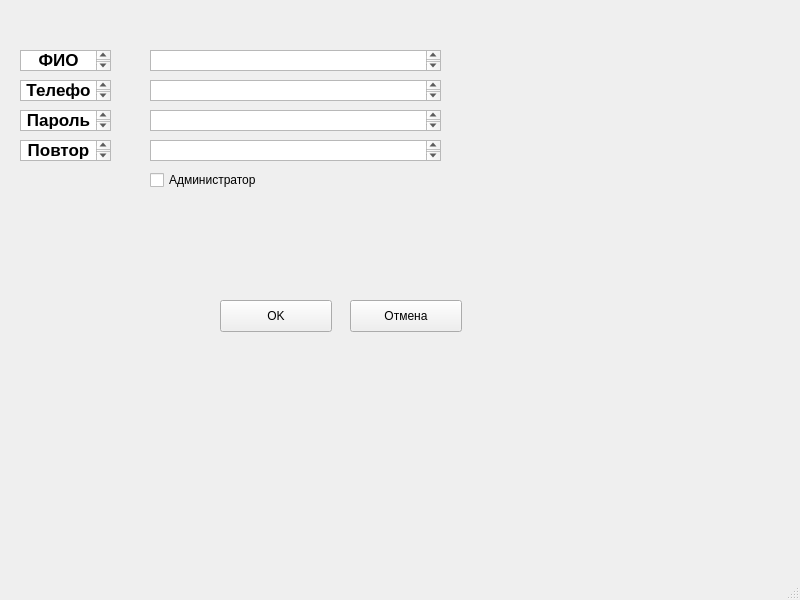
<?xml version="1.0" encoding="UTF-8"?>
<ui version="4.0">
 <class>TapTaxi</class>
 <widget class="QMainWindow" name="TapTaxi">
  <property name="geometry">
   <rect>
    <x>0</x>
    <y>0</y>
    <width>800</width>
    <height>600</height>
   </rect>
  </property>
  <property name="windowTitle">
   <string>TapTaxi</string>
  </property>
  <widget class="QWidget" name="centralwidget">
   <widget class="QTextEdit" name="textEdit">
    <property name="geometry">
     <rect>
      <x>150</x>
      <y>50</y>
      <width>291</width>
      <height>21</height>
     </rect>
    </property>
   </widget>
   <widget class="QTextEdit" name="textEdit_2">
    <property name="geometry">
     <rect>
      <x>150</x>
      <y>80</y>
      <width>291</width>
      <height>21</height>
     </rect>
    </property>
   </widget>
   <widget class="QTextEdit" name="textEdit_3">
    <property name="geometry">
     <rect>
      <x>150</x>
      <y>110</y>
      <width>291</width>
      <height>21</height>
     </rect>
    </property>
   </widget>
   <widget class="QTextEdit" name="textEdit_4">
    <property name="geometry">
     <rect>
      <x>150</x>
      <y>140</y>
      <width>291</width>
      <height>21</height>
     </rect>
    </property>
   </widget>
   <widget class="QTextEdit" name="textEdit_5">
    <property name="geometry">
     <rect>
      <x>20</x>
      <y>50</y>
      <width>91</width>
      <height>21</height>
     </rect>
    </property>
    <property name="html">
     <string>&lt;!DOCTYPE HTML PUBLIC &quot;-//W3C//DTD HTML 4.0//EN&quot; &quot;http://www.w3.org/TR/REC-html40/strict.dtd&quot;&gt;
&lt;html&gt;&lt;head&gt;&lt;meta name=&quot;qrichtext&quot; content=&quot;1&quot; /&gt;&lt;style type=&quot;text/css&quot;&gt;
p, li { white-space: pre-wrap; }
&lt;/style&gt;&lt;/head&gt;&lt;body style=&quot; font-family:'.AppleSystemUIFont'; font-size:13pt; font-weight:400; font-style:normal;&quot;&gt;
&lt;p align=&quot;center&quot; style=&quot; margin-top:0px; margin-bottom:0px; margin-left:0px; margin-right:0px; -qt-block-indent:0; text-indent:0px;&quot;&gt;&lt;span style=&quot; font-weight:600;&quot;&gt;ФИО&lt;/span&gt;&lt;/p&gt;&lt;/body&gt;&lt;/html&gt;</string>
    </property>
   </widget>
   <widget class="QTextEdit" name="textEdit_6">
    <property name="geometry">
     <rect>
      <x>20</x>
      <y>140</y>
      <width>91</width>
      <height>21</height>
     </rect>
    </property>
    <property name="html">
     <string>&lt;!DOCTYPE HTML PUBLIC &quot;-//W3C//DTD HTML 4.0//EN&quot; &quot;http://www.w3.org/TR/REC-html40/strict.dtd&quot;&gt;
&lt;html&gt;&lt;head&gt;&lt;meta name=&quot;qrichtext&quot; content=&quot;1&quot; /&gt;&lt;style type=&quot;text/css&quot;&gt;
p, li { white-space: pre-wrap; }
&lt;/style&gt;&lt;/head&gt;&lt;body style=&quot; font-family:'.AppleSystemUIFont'; font-size:13pt; font-weight:400; font-style:normal;&quot;&gt;
&lt;p align=&quot;center&quot; style=&quot; margin-top:0px; margin-bottom:0px; margin-left:0px; margin-right:0px; -qt-block-indent:0; text-indent:0px;&quot;&gt;&lt;span style=&quot; font-weight:600;&quot;&gt;Повторите пароль&lt;/span&gt;&lt;/p&gt;&lt;/body&gt;&lt;/html&gt;</string>
    </property>
   </widget>
   <widget class="QTextEdit" name="textEdit_7">
    <property name="geometry">
     <rect>
      <x>20</x>
      <y>110</y>
      <width>91</width>
      <height>21</height>
     </rect>
    </property>
    <property name="html">
     <string>&lt;!DOCTYPE HTML PUBLIC &quot;-//W3C//DTD HTML 4.0//EN&quot; &quot;http://www.w3.org/TR/REC-html40/strict.dtd&quot;&gt;
&lt;html&gt;&lt;head&gt;&lt;meta name=&quot;qrichtext&quot; content=&quot;1&quot; /&gt;&lt;style type=&quot;text/css&quot;&gt;
p, li { white-space: pre-wrap; }
&lt;/style&gt;&lt;/head&gt;&lt;body style=&quot; font-family:'.AppleSystemUIFont'; font-size:13pt; font-weight:400; font-style:normal;&quot;&gt;
&lt;p align=&quot;center&quot; style=&quot; margin-top:0px; margin-bottom:0px; margin-left:0px; margin-right:0px; -qt-block-indent:0; text-indent:0px;&quot;&gt;&lt;span style=&quot; font-weight:600;&quot;&gt;Пароль&lt;/span&gt;&lt;/p&gt;&lt;/body&gt;&lt;/html&gt;</string>
    </property>
   </widget>
   <widget class="QTextEdit" name="textEdit_8">
    <property name="geometry">
     <rect>
      <x>20</x>
      <y>80</y>
      <width>91</width>
      <height>21</height>
     </rect>
    </property>
    <property name="html">
     <string>&lt;!DOCTYPE HTML PUBLIC &quot;-//W3C//DTD HTML 4.0//EN&quot; &quot;http://www.w3.org/TR/REC-html40/strict.dtd&quot;&gt;
&lt;html&gt;&lt;head&gt;&lt;meta name=&quot;qrichtext&quot; content=&quot;1&quot; /&gt;&lt;style type=&quot;text/css&quot;&gt;
p, li { white-space: pre-wrap; }
&lt;/style&gt;&lt;/head&gt;&lt;body style=&quot; font-family:'.AppleSystemUIFont'; font-size:13pt; font-weight:400; font-style:normal;&quot;&gt;
&lt;p align=&quot;center&quot; style=&quot; margin-top:0px; margin-bottom:0px; margin-left:0px; margin-right:0px; -qt-block-indent:0; text-indent:0px;&quot;&gt;&lt;span style=&quot; font-weight:600;&quot;&gt;Телефон&lt;/span&gt;&lt;/p&gt;&lt;/body&gt;&lt;/html&gt;</string>
    </property>
   </widget>
   <widget class="QCheckBox" name="checkBox">
    <property name="geometry">
     <rect>
      <x>150</x>
      <y>170</y>
      <width>131</width>
      <height>20</height>
     </rect>
    </property>
    <property name="text">
     <string>Администратор</string>
    </property>
   </widget>
   <widget class="QPushButton" name="pushButton">
    <property name="geometry">
     <rect>
      <x>220</x>
      <y>300</y>
      <width>112</width>
      <height>32</height>
     </rect>
    </property>
    <property name="text">
     <string>OK</string>
    </property>
   </widget>
   <widget class="QPushButton" name="pushButton_2">
    <property name="geometry">
     <rect>
      <x>350</x>
      <y>300</y>
      <width>112</width>
      <height>32</height>
     </rect>
    </property>
    <property name="text">
     <string>Отмена</string>
    </property>
   </widget>
  </widget>
  <widget class="QStatusBar" name="statusbar"/>
 </widget>
 <resources/>
 <connections/>
</ui>
